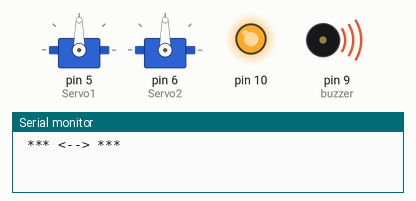
This sketch was run on a simulated Arduino Nano, built with avr-gcc and run on an emulated ATmega328P. On the bench: 2 × servo, output pins drawn as LEDs (lit = HIGH), buzzer (waves = sounding), the last lines printed to the serial monitor. No radio packets arrive unless stated.

Above: at 0.1 s.
At 2.1 s:
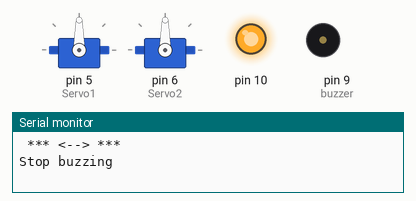
Timing chart, 0 to 3.6 s (numbered marks = the images above):
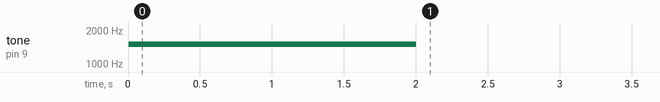

The sketch:

nano2_servo_relays_receiver.ino
```cpp
/*
 * RF-Nano, headers, RF24 module attached, servo's attached, using RF24network library
 */

#include <RF24Network.h>
#include "RF24.h"
#include <SPI.h>
#include <Servo.h>

#define radioChannel 106

const int buzzer = 9; // buzzer to arduino pin 9

/**** Configure the nrf24l01 CE and CSN pins ****/
RF24 radio(7, 8); // nRF24L01 (CE, CSN)
RF24Network network(radio); // Include the radio in the network

const uint16_t node00 = 00; // Address of this node in Octal format (04, 031, etc.)
const uint16_t node01 = 01; // Address of the other node in Octal format

unsigned long const keywordvalM = 0xfeebbeef;
unsigned long const keywordvalS = 0xbeeffeeb;

typedef struct {
  unsigned long keyword;
  unsigned long timing;
  unsigned int xvalue;
  unsigned int yvalue;
  unsigned int bvalue;
} network_payload;
network_payload Txdata;
network_payload Rxdata;

Servo Servo1;  // create servo object to control a servo
Servo Servo2;  // create servo object to control a servo

bool buzzing = true;

void setup() {
  Serial.begin(115200);
  Serial.println(F(" *** <--> ***"));

  SPI.begin();
  if (!radio.begin()){
    Serial.println(F("Radio hardware error."));
    while (1) {
      // hold in an infinite loop
    }
  }
  radio.setPALevel(RF24_PA_MIN, 0);
  radio.setDataRate(RF24_250KBPS);
  network.begin(radioChannel, node00);

  Servo1.attach(5);  // attaches the servo on pin 5 to the servo object
  Servo2.attach(6);  // attaches the servo on pin 6 to the servo object

  pinMode(buzzer, OUTPUT); // Set buzzer - pin 9 as an output
  tone(buzzer, 1500);
}

unsigned long currentmilli = 0;
unsigned long buzzertime = 0;
bool newdata = false;
int numX = 0;
int numY = 0;

//===== Receiving =====//
void receiveRFnetwork(){

  while (network.available()){ // Is there any incoming data?
    RF24NetworkHeader header;
    network.read(header, &Rxdata, sizeof(Rxdata)); // Read the incoming data
    if (header.from_node != node01) {
      Serial.print(F("received unexpected message, from_node: "));
      Serial.println(header.from_node);
      break;
    }
    if (Rxdata.keyword == keywordvalM){
      newdata = true;
      Serial.println(F("new data received"));
    }
    else{
      Serial.println(F("Keyword failure"));
    }
  }
}

//===== Sending =====//
void transmitRFnetwork(unsigned long millitime){
  static unsigned long sendingTimer = 0;
  static bool w_ok;

  // Every 15 seconds
  if (millitime - sendingTimer > 15000){
    sendingTimer = millitime;

    Txdata.keyword = keywordvalM;
    Txdata.timing = millitime;
    // Txdata.xvalue = xValue;
    // Txdata.yvalue = yValue;
    // Txdata.bvalue = bValue;
    RF24NetworkHeader header1(node01); // (Address where the data is going)
    w_ok = network.write(header1, &Txdata, sizeof(Txdata)); // Send the data
    if (!w_ok){ // retry
      delay(50);
      w_ok = network.write(header1, &Txdata, sizeof(Txdata)); // Send the data
    }
    if (w_ok){
      Serial.print(F("Message send "));
    }
    else{
      Serial.print(F("Message not send "));
    }
    Serial.println(currentmilli);
  }
}

void loop() {

  network.update();

  currentmilli = millis();

  transmitRFnetwork(currentmilli);

  receiveRFnetwork();

  //************************ actuators ****************//

  if (newdata){
    if (Rxdata.bvalue > 0){
      if (currentmilli - buzzertime > 5000){ // create a silence time of 5 seconds
        tone(buzzer, 1500); // Send a sound signal...
        buzzertime = currentmilli;
        buzzing = true;
        Serial.println(F("Start buzzing"));
      }
    }
    // maybe first integrate the x end y value before mapping
    numX = map(Rxdata.xvalue, 0, 1023, 0, 180);
    numY = map(Rxdata.yvalue, 0, 1023, 0, 180);
    Servo1.write(numX);
    Servo2.write(numY);
  }
  if (buzzing)
  {
    if (currentmilli - buzzertime > 2000){ // create a buzzing time of 2 seconds
      noTone(buzzer); // Stop sound...
      buzzertime = currentmilli;
      buzzing = false;
      Serial.println(F("Stop buzzing"));
    }
  }

  newdata = false;
  //************************ actuators ****************//

  //delay(200); // for debugging, this can be removed in practice

}
```

Measured:
- by itself, tone on pin 9 (buzzer): silent → 1500 Hz at 0.01 s, → silent 2.0 s later
